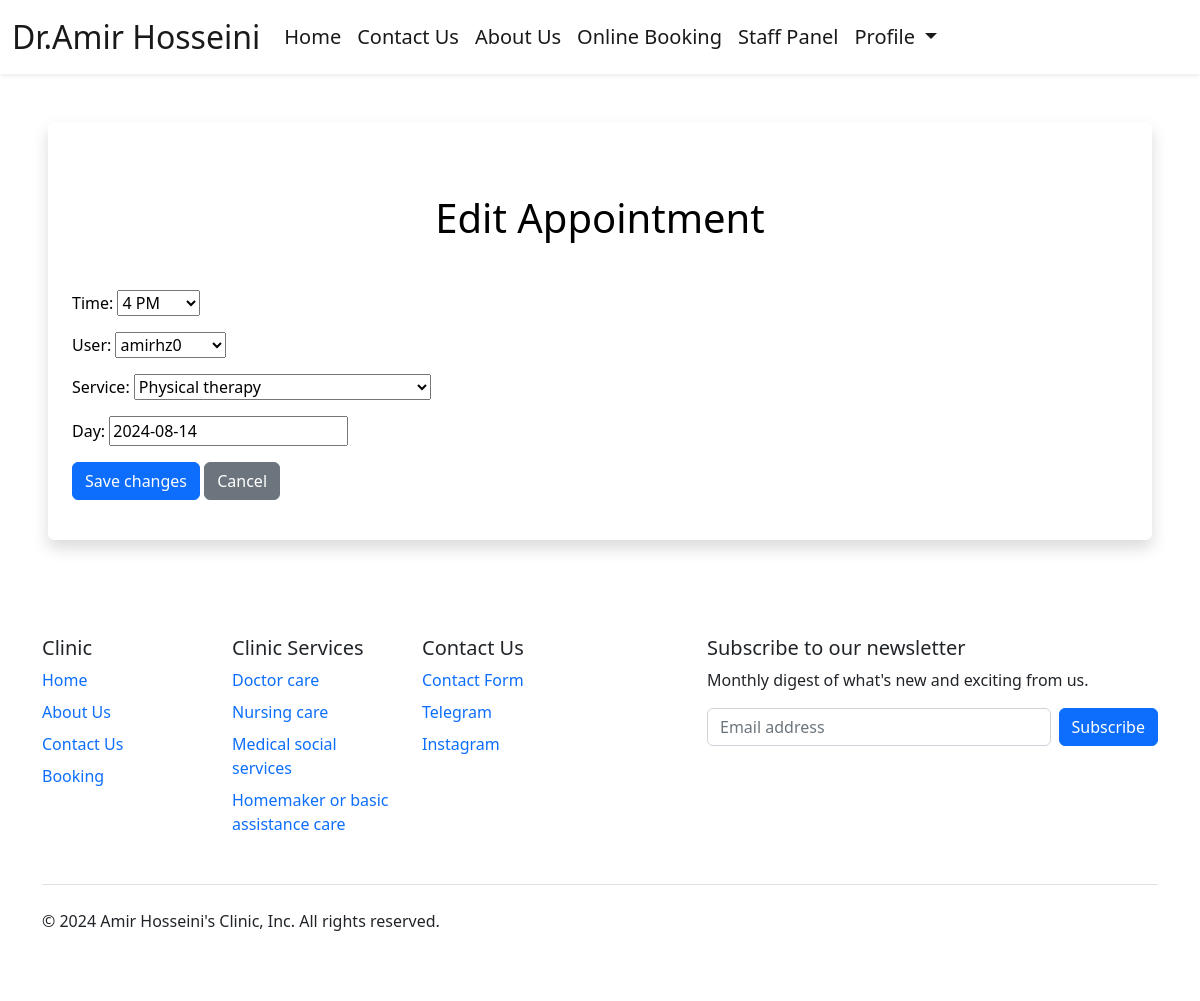
The app's page /edit_appointment/38/ (signed in) with its own data.
### booking/models.py (models this page shows, shortened)
class Appointment(models.Model):
    user = models.ForeignKey(User, on_delete=models.CASCADE, null=True, blank=True)
    service = models.CharField(max_length=50, choices=SERVICE_CHOICES, default="Doctor care")
    doctor = models.CharField(max_length=255, default="Unknown")
    day = models.DateField(default=datetime.now)
    time = models.CharField(max_length=10, choices=TIME_CHOICES, default="3 PM")
    time_ordered = models.DateTimeField(default=datetime.now, blank=True)

### booking/views.py (the view)
# urls.py: path('edit_appointment/<int:appointment_id>/', views.edit_appointment, name='edit_appointment'),
def edit_appointment(request, appointment_id):
    if not request.user.is_staff:
        return HttpResponseForbidden("You are not authorized to edit this appointment.")
    appointment = get_object_or_404(Appointment, id=appointment_id)
    if request.method == 'POST':
        form = AppointmentForm(request.POST, instance=appointment)
        if form.is_valid():
            form.save()
            return redirect('staffPanel')
    else:
        form = AppointmentForm(instance=appointment)
    return render(request, 'edit_appointment.html', {'form': form})

### booking/forms.py
class AppointmentForm(forms.ModelForm):
    class Meta:
        model = Appointment
        fields = ['time', 'user', 'service', 'day']

### booking/templates/edit_appointment.html (shortened to what this page needs)
{% extends 'layout.html' %}
{% load static %}
{% block body %}
{% if user.is_authenticated and user.is_staff %}
<div class="shadow p-4 mb-5 bg-body bg-body rounded text-black  m-5">
    <h1 class="text-center mt-5 mb-5">Edit Appointment</h1>
    <form method="post">
        {{ form.as_p }}
        <button type="submit" class="btn btn-primary">Save changes</button>
        <a href="{% url 'staffPanel' %}" class="btn btn-secondary">Cancel</a>
    </form>
</div>
{% else %}
<div class="shadow p-4 mb-5 bg-body bg-body rounded text-black  m-5">
  <h1 class="p-2  me-3">You are not admin</h1>
  <a href="{% url 'login' %}" class="btn btn-primary text-white">Sign in</a>
</div>
{% endif %}
{% endblock %}

### records on screen
Appointment: time "4 PM", user "amirhz0", service "Physical therapy", day "2024-08-14"
